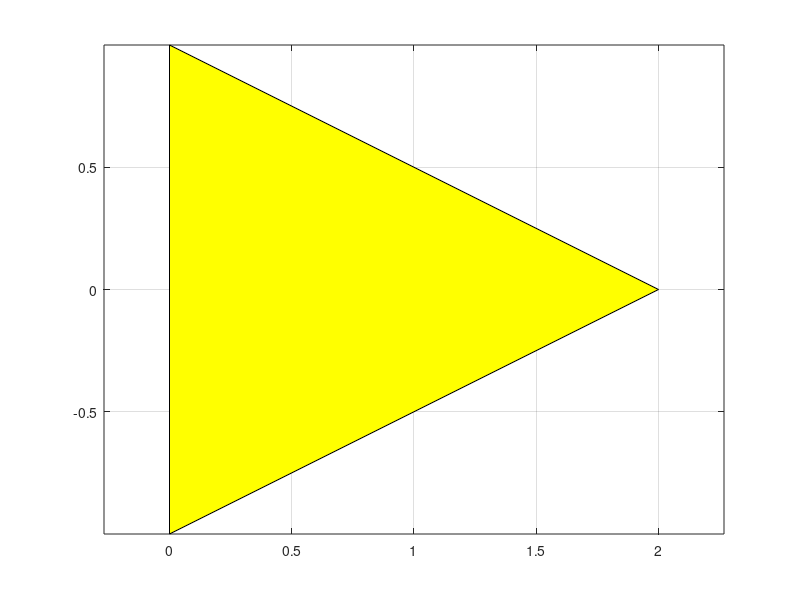

Recreate this plot in MATLAB. (Note: this script raises an error after producing the figure.)
clc;
close all;
clear all;

addpath ../Functions/

R = [0 0 2
     1 -1 0];

Rh = R; Rh(3,:) = 1; % homogeneus version

hR = fill(Rh(1,:), Rh(2,:), 'y');
axis equal; grid on; hold on;

P1 = [-15 -8]';
P2 = [15 4]';
N = 50;

MM = circtraj(P1,P2,5,N);

M = MM.xy;
TT = MM.T;

plot(P1(1),P1(2), '*b', P2(1),P2(2), '*m');
plot(M(1,:), M(2,:), 'r');
axis([-20 20 -20 20]);

for n= 1:N
    T = TT(:,:,n);
    nR = T * Rh;
    hR.XData = nR(1,:);
    hR.YData = nR(2,:);
    pause(0.05);
end